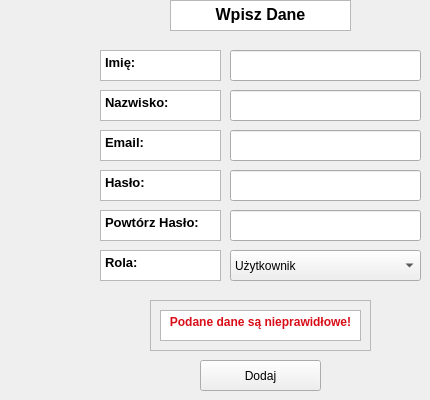
    <widget class="QWidget" name="addUserData">
     <widget class="QTextBrowser" name="textBrowser_20">
      <property name="geometry">
       <rect>
        <x>170</x>
        <y>0</y>
        <width>181</width>
        <height>31</height>
       </rect>
      </property>
      <property name="html">
       <string>&lt;!DOCTYPE HTML PUBLIC &quot;-//W3C//DTD HTML 4.0//EN&quot; &quot;http://www.w3.org/TR/REC-html40/strict.dtd&quot;&gt;
&lt;html&gt;&lt;head&gt;&lt;meta name=&quot;qrichtext&quot; content=&quot;1&quot; /&gt;&lt;meta charset=&quot;utf-8&quot; /&gt;&lt;style type=&quot;text/css&quot;&gt;
p, li { white-space: pre-wrap; }
hr { height: 1px; border-width: 0; }
li.unchecked::marker { content: &quot;\2610&quot;; }
li.checked::marker { content: &quot;\2612&quot;; }
&lt;/style&gt;&lt;/head&gt;&lt;body style=&quot; font-family:'Segoe UI'; font-size:9pt; font-weight:400; font-style:normal;&quot;&gt;
&lt;p align=&quot;center&quot; style=&quot; margin-top:0px; margin-bottom:0px; margin-left:0px; margin-right:0px; -qt-block-indent:0; text-indent:0px;&quot;&gt;&lt;span style=&quot; font-size:12pt; font-weight:700;&quot;&gt;Wpisz Dane&lt;/span&gt;&lt;/p&gt;&lt;/body&gt;&lt;/html&gt;</string>
      </property>
     </widget>
     <widget class="QPushButton" name="addUserBtn">
      <property name="geometry">
       <rect>
        <x>200</x>
        <y>360</y>
        <width>121</width>
        <height>31</height>
       </rect>
      </property>
      <property name="text">
       <string>Dodaj</string>
      </property>
     </widget>
     <widget class="QTextBrowser" name="password_3">
      <property name="geometry">
       <rect>
        <x>100</x>
        <y>170</y>
        <width>121</width>
        <height>31</height>
       </rect>
      </property>
      <property name="html">
       <string>&lt;!DOCTYPE HTML PUBLIC &quot;-//W3C//DTD HTML 4.0//EN&quot; &quot;http://www.w3.org/TR/REC-html40/strict.dtd&quot;&gt;
&lt;html&gt;&lt;head&gt;&lt;meta name=&quot;qrichtext&quot; content=&quot;1&quot; /&gt;&lt;meta charset=&quot;utf-8&quot; /&gt;&lt;style type=&quot;text/css&quot;&gt;
p, li { white-space: pre-wrap; }
hr { height: 1px; border-width: 0; }
li.unchecked::marker { content: &quot;\2610&quot;; }
li.checked::marker { content: &quot;\2612&quot;; }
&lt;/style&gt;&lt;/head&gt;&lt;body style=&quot; font-family:'Segoe UI'; font-size:9pt; font-weight:400; font-style:normal;&quot;&gt;
&lt;p style=&quot; margin-top:0px; margin-bottom:0px; margin-left:0px; margin-right:0px; -qt-block-indent:0; text-indent:0px;&quot;&gt;&lt;span style=&quot; font-size:10pt; font-weight:700;&quot;&gt;Hasło:&lt;/span&gt;&lt;/p&gt;&lt;/body&gt;&lt;/html&gt;</string>
      </property>
     </widget>
     <widget class="QTextBrowser" name="myPassword_7">
      <property name="geometry">
       <rect>
        <x>100</x>
        <y>210</y>
        <width>121</width>
        <height>31</height>
       </rect>
      </property>
      <property name="html">
       <string>&lt;!DOCTYPE HTML PUBLIC &quot;-//W3C//DTD HTML 4.0//EN&quot; &quot;http://www.w3.org/TR/REC-html40/strict.dtd&quot;&gt;
&lt;html&gt;&lt;head&gt;&lt;meta name=&quot;qrichtext&quot; content=&quot;1&quot; /&gt;&lt;meta charset=&quot;utf-8&quot; /&gt;&lt;style type=&quot;text/css&quot;&gt;
p, li { white-space: pre-wrap; }
hr { height: 1px; border-width: 0; }
li.unchecked::marker { content: &quot;\2610&quot;; }
li.checked::marker { content: &quot;\2612&quot;; }
&lt;/style&gt;&lt;/head&gt;&lt;body style=&quot; font-family:'Segoe UI'; font-size:9pt; font-weight:400; font-style:normal;&quot;&gt;
&lt;p style=&quot; margin-top:0px; margin-bottom:0px; margin-left:0px; margin-right:0px; -qt-block-indent:0; text-indent:0px;&quot;&gt;&lt;span style=&quot; font-size:10pt; font-weight:700;&quot;&gt;Powtórz Hasło:&lt;/span&gt;&lt;/p&gt;&lt;/body&gt;&lt;/html&gt;</string>
      </property>
     </widget>
     <widget class="QTextBrowser" name="email_3">
      <property name="geometry">
       <rect>
        <x>100</x>
        <y>130</y>
        <width>121</width>
        <height>31</height>
       </rect>
      </property>
      <property name="html">
       <string>&lt;!DOCTYPE HTML PUBLIC &quot;-//W3C//DTD HTML 4.0//EN&quot; &quot;http://www.w3.org/TR/REC-html40/strict.dtd&quot;&gt;
&lt;html&gt;&lt;head&gt;&lt;meta name=&quot;qrichtext&quot; content=&quot;1&quot; /&gt;&lt;meta charset=&quot;utf-8&quot; /&gt;&lt;style type=&quot;text/css&quot;&gt;
p, li { white-space: pre-wrap; }
hr { height: 1px; border-width: 0; }
li.unchecked::marker { content: &quot;\2610&quot;; }
li.checked::marker { content: &quot;\2612&quot;; }
&lt;/style&gt;&lt;/head&gt;&lt;body style=&quot; font-family:'Segoe UI'; font-size:9pt; font-weight:400; font-style:normal;&quot;&gt;
&lt;p style=&quot; margin-top:0px; margin-bottom:0px; margin-left:0px; margin-right:0px; -qt-block-indent:0; text-indent:0px;&quot;&gt;&lt;span style=&quot; font-size:10pt; font-weight:700;&quot;&gt;Email:&lt;/span&gt;&lt;/p&gt;&lt;/body&gt;&lt;/html&gt;</string>
      </property>
     </widget>
     <widget class="QTextBrowser" name="name_3">
      <property name="geometry">
       <rect>
        <x>100</x>
        <y>50</y>
        <width>121</width>
        <height>31</height>
       </rect>
      </property>
      <property name="html">
       <string>&lt;!DOCTYPE HTML PUBLIC &quot;-//W3C//DTD HTML 4.0//EN&quot; &quot;http://www.w3.org/TR/REC-html40/strict.dtd&quot;&gt;
&lt;html&gt;&lt;head&gt;&lt;meta name=&quot;qrichtext&quot; content=&quot;1&quot; /&gt;&lt;meta charset=&quot;utf-8&quot; /&gt;&lt;style type=&quot;text/css&quot;&gt;
p, li { white-space: pre-wrap; }
hr { height: 1px; border-width: 0; }
li.unchecked::marker { content: &quot;\2610&quot;; }
li.checked::marker { content: &quot;\2612&quot;; }
&lt;/style&gt;&lt;/head&gt;&lt;body style=&quot; font-family:'Segoe UI'; font-size:9pt; font-weight:400; font-style:normal;&quot;&gt;
&lt;p style=&quot; margin-top:0px; margin-bottom:0px; margin-left:0px; margin-right:0px; -qt-block-indent:0; text-indent:0px;&quot;&gt;&lt;span style=&quot; font-size:10pt; font-weight:700;&quot;&gt;Imię:&lt;/span&gt;&lt;/p&gt;&lt;/body&gt;&lt;/html&gt;</string>
      </property>
     </widget>
     <widget class="QTextBrowser" name="last_3">
      <property name="geometry">
       <rect>
        <x>100</x>
        <y>90</y>
        <width>121</width>
        <height>31</height>
       </rect>
      </property>
      <property name="html">
       <string>&lt;!DOCTYPE HTML PUBLIC &quot;-//W3C//DTD HTML 4.0//EN&quot; &quot;http://www.w3.org/TR/REC-html40/strict.dtd&quot;&gt;
&lt;html&gt;&lt;head&gt;&lt;meta name=&quot;qrichtext&quot; content=&quot;1&quot; /&gt;&lt;meta charset=&quot;utf-8&quot; /&gt;&lt;style type=&quot;text/css&quot;&gt;
p, li { white-space: pre-wrap; }
hr { height: 1px; border-width: 0; }
li.unchecked::marker { content: &quot;\2610&quot;; }
li.checked::marker { content: &quot;\2612&quot;; }
&lt;/style&gt;&lt;/head&gt;&lt;body style=&quot; font-family:'Segoe UI'; font-size:9pt; font-weight:400; font-style:normal;&quot;&gt;
&lt;p style=&quot; margin-top:0px; margin-bottom:0px; margin-left:0px; margin-right:0px; -qt-block-indent:0; text-indent:0px;&quot;&gt;&lt;span style=&quot; font-size:10pt; font-weight:700;&quot;&gt;Nazwisko:&lt;/span&gt;&lt;/p&gt;&lt;/body&gt;&lt;/html&gt;</string>
      </property>
     </widget>
     <widget class="QFrame" name="errPanelAddUser">
      <property name="enabled">
       <bool>true</bool>
      </property>
      <property name="geometry">
       <rect>
        <x>150</x>
        <y>300</y>
        <width>221</width>
        <height>51</height>
       </rect>
      </property>
      <property name="frameShape">
       <enum>QFrame::Shape::StyledPanel</enum>
      </property>
      <property name="frameShadow">
       <enum>QFrame::Shadow::Raised</enum>
      </property>
      <widget class="QTextBrowser" name="textBrowser_4">
       <property name="geometry">
        <rect>
         <x>10</x>
         <y>10</y>
         <width>201</width>
         <height>31</height>
        </rect>
       </property>
       <property name="html">
        <string>&lt;!DOCTYPE HTML PUBLIC &quot;-//W3C//DTD HTML 4.0//EN&quot; &quot;http://www.w3.org/TR/REC-html40/strict.dtd&quot;&gt;
&lt;html&gt;&lt;head&gt;&lt;meta name=&quot;qrichtext&quot; content=&quot;1&quot; /&gt;&lt;meta charset=&quot;utf-8&quot; /&gt;&lt;style type=&quot;text/css&quot;&gt;
p, li { white-space: pre-wrap; }
hr { height: 1px; border-width: 0; }
li.unchecked::marker { content: &quot;\2610&quot;; }
li.checked::marker { content: &quot;\2612&quot;; }
&lt;/style&gt;&lt;/head&gt;&lt;body style=&quot; font-family:'Segoe UI'; font-size:9pt; font-weight:400; font-style:normal;&quot;&gt;
&lt;p align=&quot;center&quot; style=&quot; margin-top:0px; margin-bottom:0px; margin-left:0px; margin-right:0px; -qt-block-indent:0; text-indent:0px;&quot;&gt;&lt;span style=&quot; font-weight:700; color:#d80e18;&quot;&gt;Podane dane są nieprawidłowe!&lt;/span&gt;&lt;/p&gt;&lt;/body&gt;&lt;/html&gt;</string>
       </property>
      </widget>
     </widget>
     <widget class="QLineEdit" name="addName">
      <property name="geometry">
       <rect>
        <x>230</x>
        <y>50</y>
        <width>191</width>
        <height>31</height>
       </rect>
      </property>
     </widget>
     <widget class="QLineEdit" name="addLast">
      <property name="geometry">
       <rect>
        <x>230</x>
        <y>90</y>
        <width>191</width>
        <height>31</height>
       </rect>
      </property>
     </widget>
     <widget class="QLineEdit" name="addPassword">
      <property name="geometry">
       <rect>
        <x>230</x>
        <y>170</y>
        <width>191</width>
        <height>31</height>
       </rect>
      </property>
      <property name="echoMode">
       <enum>QLineEdit::EchoMode::Password</enum>
      </property>
     </widget>
     <widget class="QLineEdit" name="addEmail">
      <property name="geometry">
       <rect>
        <x>230</x>
        <y>130</y>
        <width>191</width>
        <height>31</height>
       </rect>
      </property>
     </widget>
     <widget class="QLineEdit" name="addPassword2">
      <property name="geometry">
       <rect>
        <x>230</x>
        <y>210</y>
        <width>191</width>
        <height>31</height>
       </rect>
      </property>
      <property name="echoMode">
       <enum>QLineEdit::EchoMode::Password</enum>
      </property>
     </widget>
     <widget class="QComboBox" name="addRole">
      <property name="geometry">
       <rect>
        <x>230</x>
        <y>250</y>
        <width>191</width>
        <height>31</height>
       </rect>
      </property>
      <item>
       <property name="text">
        <string>Użytkownik</string>
       </property>
      </item>
      <item>
       <property name="text">
        <string>Bibliotekarz</string>
       </property>
      </item>
     </widget>
     <widget class="QTextBrowser" name="myPassword_9">
      <property name="geometry">
       <rect>
        <x>100</x>
        <y>250</y>
        <width>121</width>
        <height>31</height>
       </rect>
      </property>
      <property name="html">
       <string>&lt;!DOCTYPE HTML PUBLIC &quot;-//W3C//DTD HTML 4.0//EN&quot; &quot;http://www.w3.org/TR/REC-html40/strict.dtd&quot;&gt;
&lt;html&gt;&lt;head&gt;&lt;meta name=&quot;qrichtext&quot; content=&quot;1&quot; /&gt;&lt;meta charset=&quot;utf-8&quot; /&gt;&lt;style type=&quot;text/css&quot;&gt;
p, li { white-space: pre-wrap; }
hr { height: 1px; border-width: 0; }
li.unchecked::marker { content: &quot;\2610&quot;; }
li.checked::marker { content: &quot;\2612&quot;; }
&lt;/style&gt;&lt;/head&gt;&lt;body style=&quot; font-family:'Segoe UI'; font-size:9pt; font-weight:400; font-style:normal;&quot;&gt;
&lt;p style=&quot; margin-top:0px; margin-bottom:0px; margin-left:0px; margin-right:0px; -qt-block-indent:0; text-indent:0px;&quot;&gt;&lt;span style=&quot; font-size:10pt; font-weight:700;&quot;&gt;Rola:&lt;/span&gt;&lt;/p&gt;&lt;/body&gt;&lt;/html&gt;</string>
      </property>
     </widget>
    </widget>
